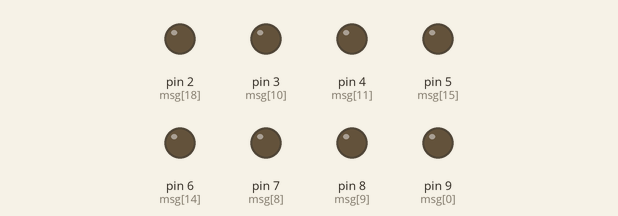
The sketch below on a simulated Arduino Uno, built with avr-gcc and run on an emulated ATmega328P. Shown: output pins drawn as LEDs (lit = HIGH).

Above: at 0.2 s.
At 2.7 s:
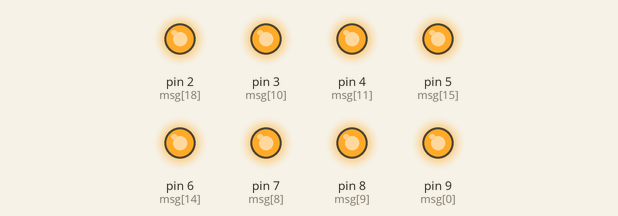
At 5.2 s:
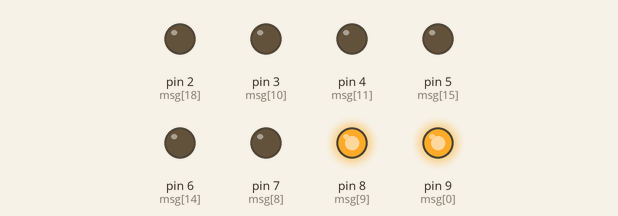
At 10.2 s:
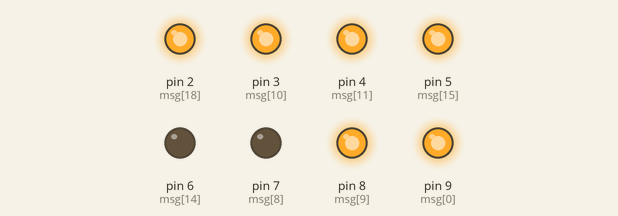
At 15.2 s:
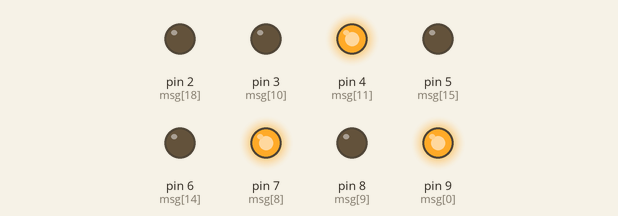
At 20.2 s:
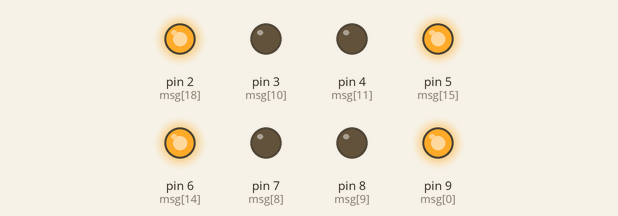
Timing chart, 0 to 20.8 s (numbered marks = the images above):
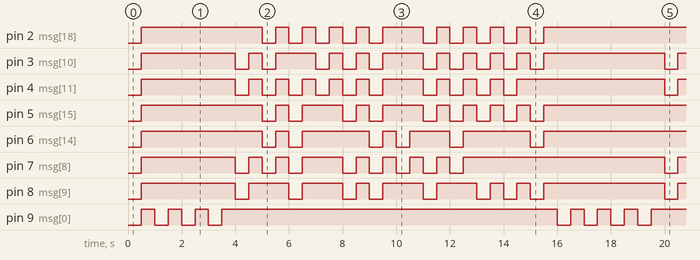

Measured:
- by itself, pin 9 (msg[0]): repeats every 16.0 s: 2 × (LOW 0.50 s, HIGH 0.50 s), LOW 0.50 s, HIGH 12.5 s, LOW 0.50 s, HIGH 0.50 s
- by itself, pin 7 (msg[8]): repeats every 16.0 s: 2 × (LOW 0.50 s, HIGH 0.50 s), LOW 0.50 s, HIGH 1.5 s, 4 × (LOW 0.50 s, HIGH 0.50 s), LOW 0.50 s, HIGH 7.5 s
- by itself, pin 2 (msg[18]): repeats every 16.0 s: 4 × (LOW 0.50 s, HIGH 0.50 s), LOW 0.50 s, HIGH 1.5 s, 4 × (LOW 0.50 s, HIGH 0.50 s), LOW 0.50 s, HIGH 5.5 s

The sketch:

arduino_project.ino
```cpp
int msg[] = {9,0,9,0,9,0,9,0,7,8,3,4,0,7,6,5,4,3,2,0,7,8,6,5,4,2,0,2,3,4,0,7,2,3,8,4,5,0,2,3,4,5,6,7,8,0,7,6,0,7,2,3,8,4,5,0,2,3,4,5,6,7,0,2,3,8,4,5,0,2,3,8,4,5,0,2,3,8,6,5,0};

void setup()
{
  pinMode(2, OUTPUT); //A
  pinMode(3, OUTPUT); //B
  pinMode(4, OUTPUT); //C
  pinMode(5, OUTPUT); //D
  pinMode(6, OUTPUT); //E
  pinMode(7, OUTPUT); //F
  pinMode(8, OUTPUT); //G
  pinMode(9, OUTPUT); //DP
  //COMMON = 5V with 1K resistor
}

void loop()
{
  for (byte i = 0; i < (sizeof(msg)/ sizeof(msg[0])); i++) {
    if(msg[i] > 0) {
      digitalWrite(msg[i],LOW);
        }else{
            delay(500);
            reset();
    }
    }
}

void reset()
{
  for(int p = 2; p < 10;p++)
  {
    digitalWrite(p,HIGH);
  }
  delay(500);
}
```
